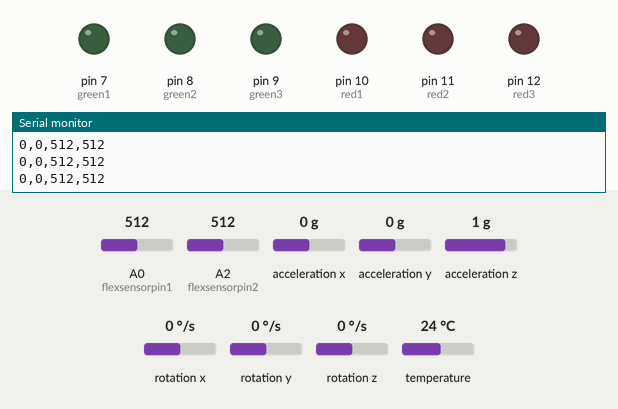
This sketch was run on a simulated Arduino Uno, built with avr-gcc and run on an emulated ATmega328P. On the bench: output pins drawn as LEDs (lit = HIGH), the last lines printed to the serial monitor. The inputs (shaded band) are chosen by the test bench; at power-on: A0 (flexsensorpin1) = 512, A2 (flexsensorpin2) = 512, acceleration x 0 g, acceleration y 0 g, acceleration z 1 g, rotation x 0 °/s, rotation y 0 °/s, rotation z 0 °/s, temperature 24 °C.

Above: at 1.2 s.
1.3 s: A0 (flexsensorpin1) set to 919
3.0 s: A0 (flexsensorpin1) set to 945
At 4.2 s:
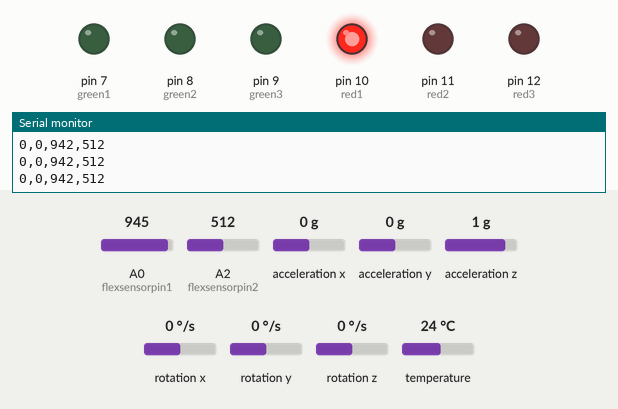
4.5 s: A2 (flexsensorpin2) set to 968
6.1 s: A2 (flexsensorpin2) set to 984
At 6.8 s:
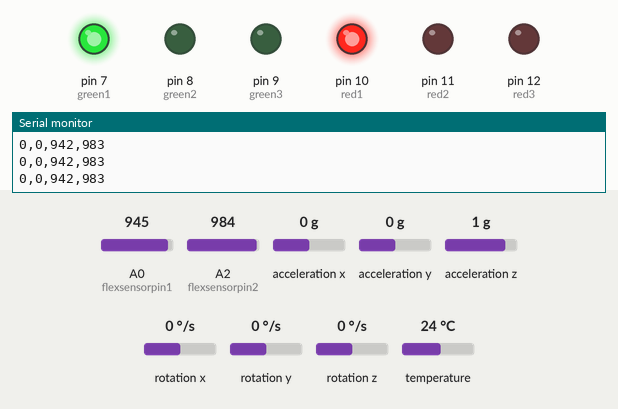
7.8 s: A2 (flexsensorpin2) set to 992
At 8.7 s:
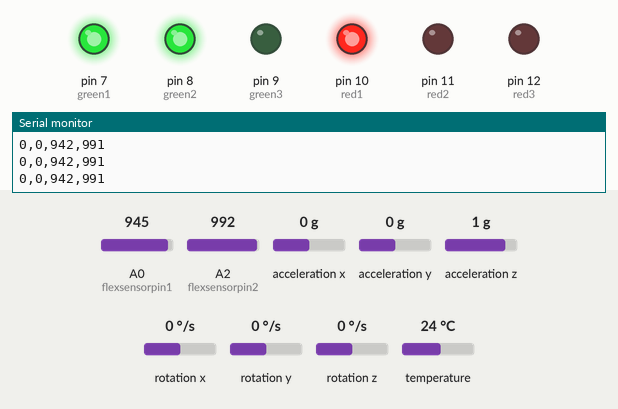
9.4 s: A0 (flexsensorpin1) set to 920
At 10.4 s:
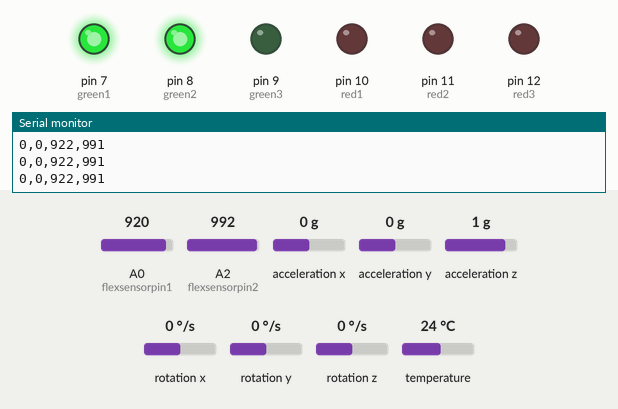
Timing chart, 0 to 11.9 s (numbered marks = the images above; inputs shaded):
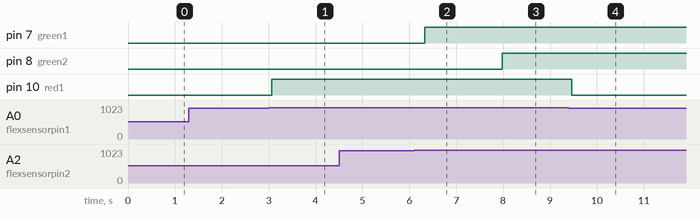

The sketch:

armNano.ino
```cpp
#include <Adafruit_MPU6050.h>
#include <Adafruit_Sensor.h>
#include <Wire.h>

Adafruit_MPU6050 mpu;

// flex sensor pins
int flexsensorpin1 = A0;
int flexsensorpin2 = A2;

// led
int red1 = 10;
int red2 = 11;
int red3 = 12;

int green1 = 7;
int green2 = 8;
int green3 = 9;

// raw flex values
int sensor1;
int sensor2;

// smooth flex values
float flex1Smooth = 900;
float flex2Smooth = 900;

// deadzone memory
int flex1Last = 900;
int flex2Last = 900;

// MPU variables
float gyroX=0;
float gyroY=0;
float gyroZ=0;

float pitch;
float roll;

void setup() {

Serial.begin(115200);

pinMode(red1,OUTPUT);
pinMode(red2,OUTPUT);
pinMode(red3,OUTPUT);

pinMode(green1,OUTPUT);
pinMode(green2,OUTPUT);
pinMode(green3,OUTPUT);

if (!mpu.begin()) {
  while(1);
}

mpu.setAccelerometerRange(MPU6050_RANGE_8_G);
mpu.setGyroRange(MPU6050_RANGE_250_DEG);
mpu.setFilterBandwidth(MPU6050_BAND_5_HZ);
}

void loop() {

sensors_event_t a, g, temp;
mpu.getEvent(&a, &g, &temp);

// gyro smoothing
gyroX = 0.9 * gyroX + 0.1 * g.gyro.x;
gyroY = 0.9 * gyroY + 0.1 * g.gyro.y;
gyroZ = 0.9 * gyroZ + 0.1 * g.gyro.z;

// angles
pitch = atan2(a.acceleration.y, a.acceleration.z) * 180 / PI;

roll = atan2(
-a.acceleration.x,
sqrt(a.acceleration.y*a.acceleration.y + a.acceleration.z*a.acceleration.z)
) * 180 / PI;

// read flex sensor
sensor1 = analogRead(flexsensorpin1);
sensor2 = analogRead(flexsensorpin2);

// filter flex sensor
flex1Smooth = 0.8 * flex1Smooth + 0.2 * sensor1;
flex2Smooth = 0.8 * flex2Smooth + 0.2 * sensor2;

int flex1 = flex1Smooth;
int flex2 = flex2Smooth;

// deadzone
if(abs(flex1 - flex1Last) < 4) flex1 = flex1Last;
if(abs(flex2 - flex2Last) < 4) flex2 = flex2Last;

flex1Last = flex1;
flex2Last = flex2;

// led logic sensor 1
// 968 - 928
//tweak these values depending on the mood of the flex sensor on the day
if(flex1 > 960){
  digitalWrite(red1,HIGH);
  digitalWrite(red2,HIGH);
  digitalWrite(red3,HIGH);
}
else if(flex1 > 950){
  digitalWrite(red1,HIGH);
  digitalWrite(red2,HIGH);
  digitalWrite(red3,LOW);
}
else if(flex1 > 930){
  digitalWrite(red1,HIGH);
  digitalWrite(red2,LOW);
  digitalWrite(red3,LOW);
}
else{
  digitalWrite(red1,LOW);
  digitalWrite(red2,LOW);
  digitalWrite(red3,LOW);
}

// led logic sensor 1
// 1000 - 970
//tweak these values depending on the mood of the flex sensor on the day
if(flex2 > 1000){
  digitalWrite(green1,HIGH);
  digitalWrite(green2,HIGH);
  digitalWrite(green3,HIGH);
}
else if(flex2 > 990){
  digitalWrite(green1,HIGH);
  digitalWrite(green2,HIGH);
  digitalWrite(green3,LOW);
}
else if(flex2 > 980){
  digitalWrite(green1,HIGH);
  digitalWrite(green2,LOW);
  digitalWrite(green3,LOW);
}
else{
  digitalWrite(green1,LOW);
  digitalWrite(green2,LOW);
  digitalWrite(green3,LOW);
}

// send data to UNO
Serial.print((int)pitch);
Serial.print(",");

Serial.print((int)roll);
Serial.print(",");

Serial.print(flex1);
Serial.print(",");

Serial.println(flex2);

delay(15);
}
```

Measured:
- the behaviour switches between 931 and 932 on A0 (flexsensorpin1) (found by bisection; images 0 and 1)
- the behaviour switches between 983 and 984 on A2 (flexsensorpin2) (found by bisection; images 1 and 2)
- after the input at 3.0 s, pin 10 (red1): LOW → HIGH after 0.06 s
- after the input at 6.1 s, pin 7 (green1): LOW → HIGH after 0.23 s
- after the input at 7.8 s, pin 8 (green2): LOW → HIGH after 0.18 s
- after the input at 9.4 s, pin 10 (red1): HIGH → LOW after 0.06 s
